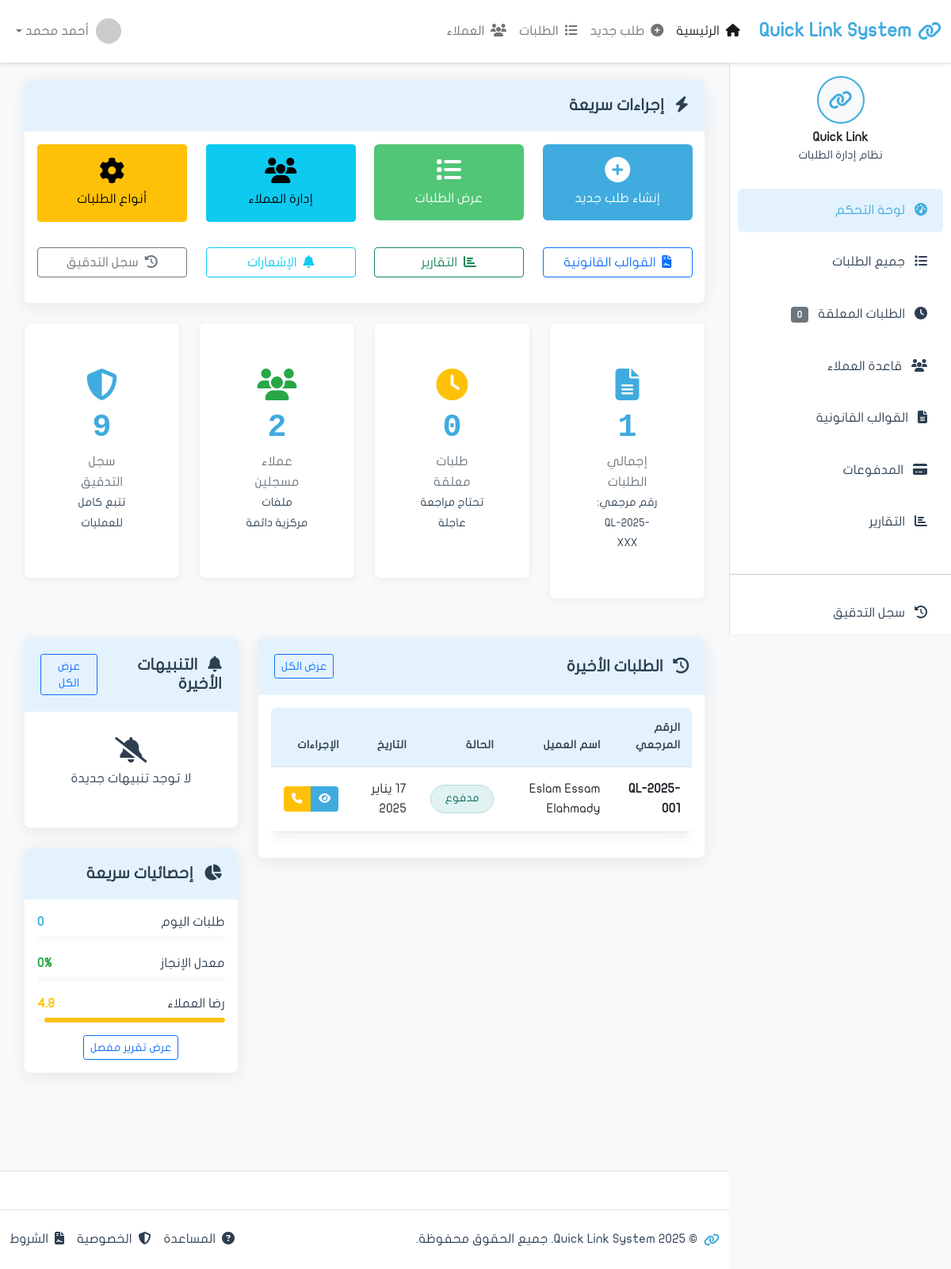
Before: / (signed in) with the older database file.
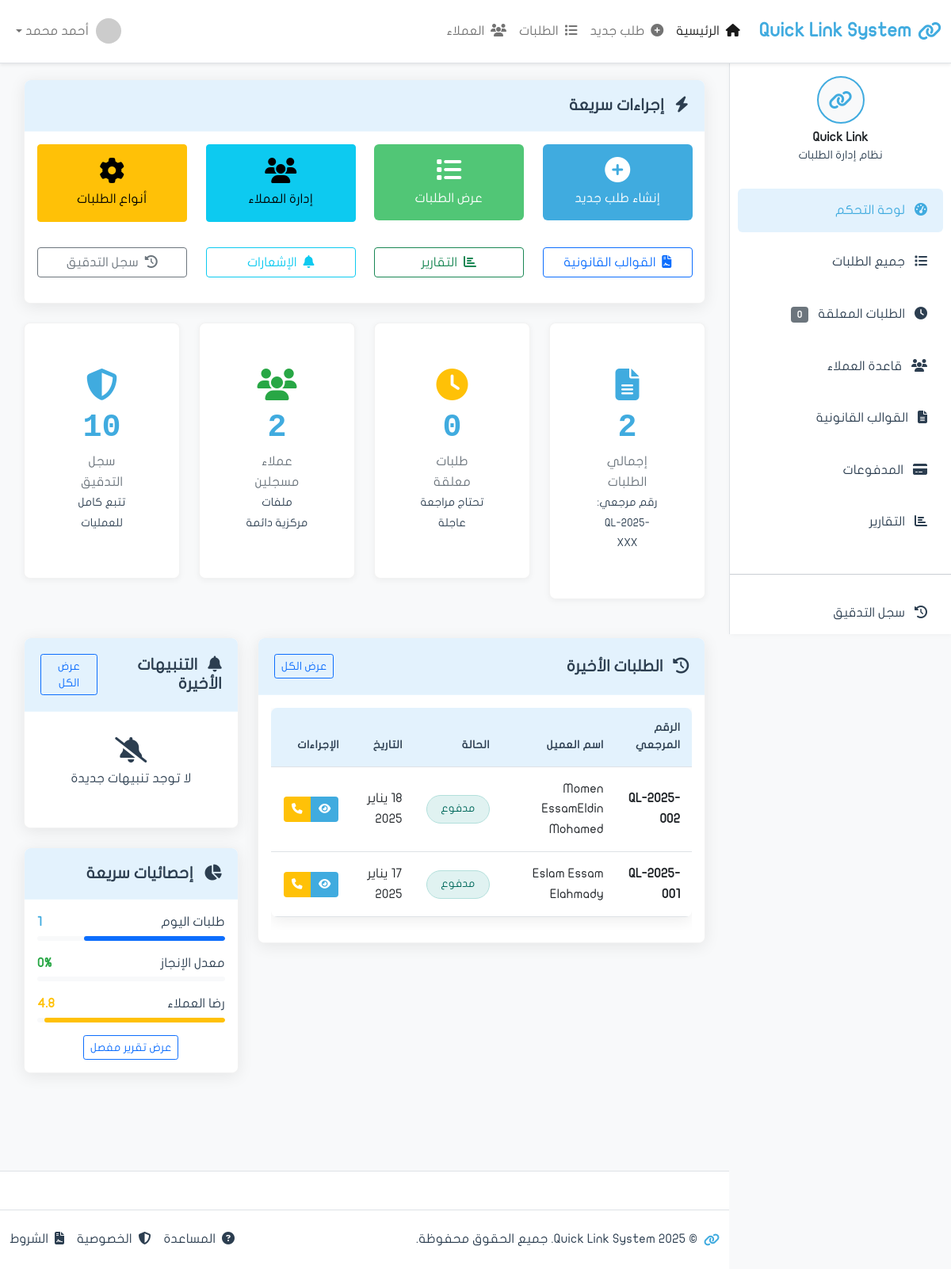
After: the same page with the newer database file.
### apps/requests/models.py (models this page shows, shortened)
class Request(models.Model):
    reference_number = models.CharField(
        'الرقم المرجعي',
        max_length=20,
        unique=True,
        editable=False
    )  # QL-2025-001
    customer = models.ForeignKey(
        'clients.Customer',
        on_delete=models.PROTECT,
        related_name='requests',
        verbose_name='العميل'
    )
    request_type = models.ForeignKey(
        'RequestType',
        on_delete=models.PROTECT,
        related_name='requests',
        verbose_name='نوع الطلب',
        null=True,  # للتوافق مع البيانات القديمة
        blank=True
    )
    request_type_legacy = models.CharField(
        'نوع الطلب (قديم)',
        max_length=100,
        blank=True,
        null=True
    )
    status = models.CharField(
        'الحالة',
        max_length=20,
        choices=RequestStatus.choices,
        default=RequestStatus.NEW
    )
    priority = models.CharField('الأولوية', max_length=20, choices=[
        ('low', 'منخفضة'),
        ('medium', 'متوسطة'),
        ('high', 'عالية'),
        ('urgent', 'عاجلة'),
    ], default='medium')
    template = models.ForeignKey(
        'Template',
        on_delete=models.PROTECT,
        related_name='requests',
        verbose_name='القالب القانوني',
        null=True,
        blank=True
    )
    needs_approval = models.BooleanField('يحتاج موافقة', default=True)
    approved_by = models.ForeignKey(
        'auth.User',
        on_delete=models.SET_NULL,
        null=True,
        blank=True,
        related_name='approved_requests',
        verbose_name='تمت الموافقة من'
    )
    approved_at = models.DateTimeField('تاريخ الموافقة', null=True, blank=True)
    rejected_by = models.ForeignKey(
        'auth.User',
        on_delete=models.SET_NULL,
        null=True,
        blank=True,
        related_name='rejected_requests',
        verbose_name='تم الرفض من'
    )
    rejected_at = models.DateTimeField('تاريخ الرفض', null=True, blank=True)
    rejection_reason = models.TextField('سبب الرفض', blank=True)
    submission_date = models.DateField('تاريخ التقديم', null=True, blank=True)
    due_date = models.DateField('تاريخ الاستحقاق', null=True, blank=True)
    completion_date = models.DateTimeField('تاريخ الإكمال', null=True, blank=True)
    total_amount = models.DecimalField('المبلغ الإجمالي', max_digits=10, decimal_places=2, default=0)
    is_paid = models.BooleanField('مدفوع', default=False)
    payment_method = models.CharField('طريقة الدفع', max_length=50, blank=True)
    description = models.TextField('الوصف', blank=True)
    notes = models.TextField('ملاحظات', blank=True)
    internal_notes = models.TextField('ملاحظات داخلية', blank=True)
    checklist_completed = models.BooleanField('Checklist مكتمل', default=False)
    identity_verified = models.BooleanField('الهوية موثقة', default=False)
    template_selected = models.BooleanField('القالب محدد', default=False)
    payment_confirmed = models.BooleanField('الدفع مؤكد', default=False)
    created_at = models.DateTimeField('تاريخ الإنشاء', auto_now_add=True)
    updated_at = models.DateTimeField('آخر تحديث', auto_now=True)
    created_by = models.ForeignKey(
        'auth.User',
        on_delete=models.SET_NULL,
        null=True,
        related_name='requests_created',
        verbose_name='تم الإنشاء بواسطة'
    )
    assigned_to = models.ForeignKey(
        'auth.User',
        on_delete=models.SET_NULL,
        null=True,
        blank=True,
        related_name='assigned_requests',
        verbose_name='مسند إلى'
    )
    is_deleted = models.BooleanField('محذوف', default=False)
    deleted_at = models.DateTimeField('تاريخ الحذف', null=True, blank=True)
    deleted_by = models.ForeignKey(
        'auth.User',
        on_delete=models.SET_NULL,
        null=True,
        blank=True,
        related_name='requests_deleted',
        verbose_name='تم الحذف بواسطة'
    )
    class Meta:
        verbose_name = 'طلب'
        verbose_name_plural = 'الطلبات'
        ordering = ['-created_at']
        permissions = [
            ('approve_request', 'يمكنه الموافقة على الطلبات'),
            ('reject_request', 'يمكنه رفض الطلبات'),
            ('can_delete_request', 'يمكنه حذف الطلبات'),
            ('view_all_requests', 'يمكنه رؤية جميع الطلبات'),
        ]
        indexes = [
            models.Index(fields=['reference_number']),
            models.Index(fields=['status']),
            models.Index(fields=['created_at']),
        ]

### apps/clients/models.py (models this page shows, shortened)
class Customer(models.Model):
    full_name = models.CharField('الاسم الرباعي', max_length=200)
    full_name_english = models.CharField('الاسم بالإنجليزية', max_length=200, blank=True)
    emirates_id = models.CharField(
        'رقم الهوية',
        max_length=18,
        unique=True,
        validators=[
            RegexValidator(
                regex=r'^784-\d{4}-\d{7}-\d{1}$',
                message='رقم الهوية يجب أن يكون بصيغة: 784-XXXX-XXXXXXX-X'
            )
        ]
    )
    date_of_birth = models.DateField('تاريخ الميلاد')
    nationality = models.CharField('الجنسية', max_length=100, default='الإمارات')
    gender = models.CharField('الجنس', max_length=10, choices=[
        ('male', 'ذكر'),
        ('female', 'أنثى'),
    ])
    phone = models.CharField('رقم الجوال', max_length=20)
    email = models.EmailField('البريد الإلكتروني', blank=True)
    address = models.TextField('العنوان', blank=True)
    occupation = models.CharField('المهنة', max_length=100, blank=True)
    company_name = models.CharField('اسم الشركة', max_length=200, blank=True)
    id_image = models.ImageField('صورة الهوية', upload_to='customers/id_images/', blank=True, null=True)
    created_at = models.DateTimeField('تاريخ الإنشاء', auto_now_add=True)
    updated_at = models.DateTimeField('آخر تحديث', auto_now=True)
    created_by = models.ForeignKey(
        'auth.User',
        on_delete=models.SET_NULL,
        null=True,
        related_name='customers_created',
        verbose_name='تم الإنشاء بواسطة'
    )
    is_active = models.BooleanField('نشط', default=True)
    is_verified = models.BooleanField('موثق', default=False)
    notes = models.TextField('ملاحظات', blank=True)
    class Meta:
        verbose_name = 'عميل'
        verbose_name_plural = 'العملاء'
        ordering = ['-created_at']
        indexes = [
            models.Index(fields=['emirates_id']),
            models.Index(fields=['full_name']),
            models.Index(fields=['phone']),
        ]

### apps/requests/views.py (the view)
# urls.py: path('', views.dashboard, name='dashboard'),
@login_required
@login_required
def dashboard(request):
    from django.db.models import Count, Q
    from apps.audit.models import AuditLog
    total_requests = Request.objects.filter(is_deleted=False).count()
    pending_requests = Request.objects.filter(
        status__in=['new', 'in_review', 'pending_payment'],
        is_deleted=False
    ).count()
    total_customers = Customer.objects.filter(is_active=True).count()
    audit_logs_count = AuditLog.objects.count()
    recent_requests = Request.objects.filter(
        is_deleted=False
    ).select_related('customer', 'created_by').order_by('-created_at')[:10]
    today_requests = Request.objects.filter(
        created_at__date=date.today(),
        is_deleted=False
    ).count()
    completed_requests = Request.objects.filter(status='completed', is_deleted=False).count()
    completion_rate = round((completed_requests / total_requests * 100), 1) if total_requests > 0 else 0
    from apps.notifications.models import Notification
    recent_notifications = Notification.objects.filter(
        is_read=False
    ).order_by('-created_at')[:3]
    context = {
        'page_title': 'لوحة التحكم',
        'total_requests': total_requests,
        'pending_requests': pending_requests,
        'total_customers': total_customers,
        'audit_logs_count': audit_logs_count,
        'recent_requests': recent_requests,
        'today_requests': today_requests,
        'completion_rate': completion_rate,
        'recent_notifications': recent_notifications,
    }
    return render(request, 'requests/dashboard.html', context)

### apps/requests/templates/requests/dashboard.html (shortened to what the changed rows need)
{% extends 'base.html' %}
{% load static %}
{% block content %}
    <div class="row mb-4">
        <div class="col-xl-3 col-md-6 mb-4">
            <div class="card stats-card">
                <div class="card-body text-center">
                    <i class="fas fa-file-alt icon-large text-primary"></i>
                    <div class="stats-number">{{ total_requests|default:0 }}</div>
                    <div class="stats-label">إجمالي الطلبات</div>
                    <small class="text-muted">رقم مرجعي: QL-2025-XXX</small>
                </div>
            </div>
        </div>
        <div class="col-xl-3 col-md-6 mb-4">
            <div class="card stats-card">
                <div class="card-body text-center">
                    <i class="fas fa-shield-alt icon-large text-info"></i>
                    <div class="stats-number">{{ audit_logs_count|default:0 }}</div>
                    <div class="stats-label">سجل التدقيق</div>
                    <small class="text-muted">تتبع كامل للعمليات</small>
                </div>
            </div>
        </div>
    </div>
    <div class="row">
        <div class="col-lg-8 mb-4">
            <div class="card shadow-custom">
                <div class="card-body">
                    <div class="table-responsive">
                        <table class="table table-hover">
                            <thead>
                                <tr>
                                    <th>الرقم المرجعي</th>
                                    <th>اسم العميل</th>
                                    <th>الحالة</th>
                                    <th>التاريخ</th>
                                    <th>الإجراءات</th>
                                </tr>
                            </thead>
                            <tbody>
                                {% if recent_requests %}
                                    {% for req in recent_requests %}
                                    <tr>
                                        <td><strong>{{ req.reference_number }}</strong></td>
                                        <td>{{ req.customer.full_name }}</td>
                                        <td>
                                            <span class="status-badge
                                                {% if req.status == 'new' %}status-new
                                                {% elif req.status == 'in_review' %}status-inreview
                                                {% elif req.status == 'approved' %}status-approved
                                                {% elif req.status == 'completed' %}status-completed
                                                {% elif req.status == 'paid' %}status-paid
                                                {% elif req.status == 'rejected' %}status-rejected
                                                {% elif req.status == 'cancelled' %}status-cancelled
                                                {% elif req.status == 'pending_payment' %}status-pending_payment
                                                {% else %}status-cancelled{% endif %}">
                                                {{ req.get_status_display }}
                                            </span>
                                        </td>
                                        <td>{{ req.created_at|date:"d يناير Y" }}</td>
                                        <td>
                                            <div class="btn-group" role="group">
                                                <a href="{% url 'requests:detail' req.id %}" class="btn btn-action btn-view" title="عرض التفاصيل">
                                                    <i class="fas fa-eye"></i>
                                                </a>
                                                <a href="{% url 'chat:room' %}?customer_id={{ req.customer.id }}" class="btn btn-action btn-warning" title="اتصال عبر WhatsApp">
                                                    <i class="fas fa-phone"></i>
                                                </a>
                                            </div>
                                        </td>
                                    </tr>
                                    {% endfor %}
                                {% endif %}
                            </tbody>
                        </table>
                    </div>
                </div>
            </div>
        </div>
        <div class="col-lg-4 mb-4">
            <div class="card shadow-custom">
                <div class="card-body">
                    <div class="mb-3">
                        <div class="d-flex justify-content-between">
                            <span>طلبات اليوم</span>
                            <strong class="text-primary">{{ today_requests|default:0 }}</strong>
                        </div>
                        <div class="progress mt-1" style="height: 6px;">
                            <div class="progress-bar bg-primary" style="width: {% if today_requests > 0 %}75{% else %}0{% endif %}%"></div>
                        </div>
                    </div>
                </div>
            </div>
        </div>
    </div>
{% endblock content %}

Changed rows visible on the page:
added Request: reference_number "QL-2025-002", customer.full_name "Momen EssamEldin Mohamed", status "مدفوع", created_at "18 يناير 2025"
Other visible differences:
{{ total_requests|default:0 }}: "1" → "2"
{{ audit_logs_count|default:0 }}: "9" → "10"
{{ today_requests|default:0 }}: "0" → "1"
